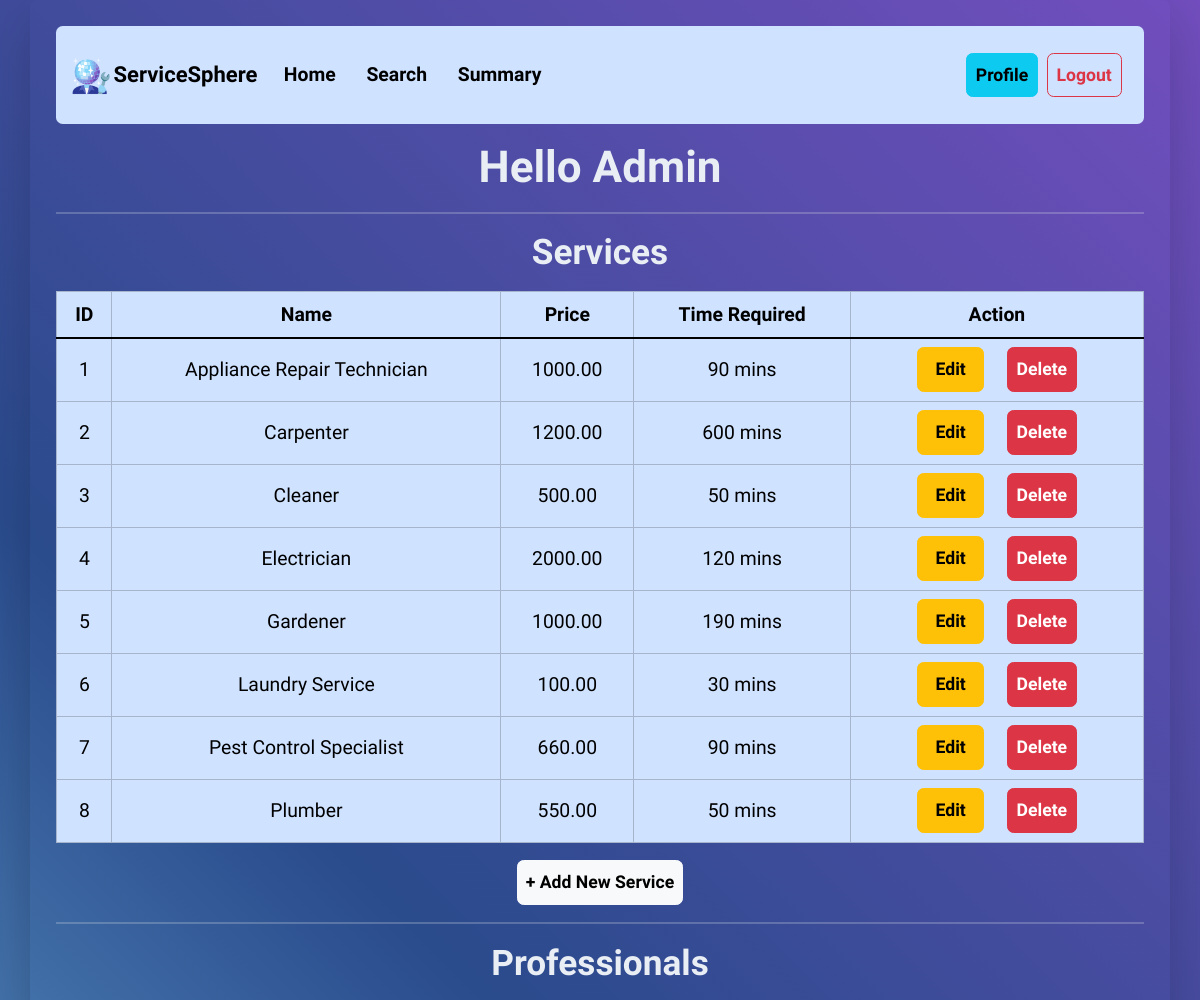
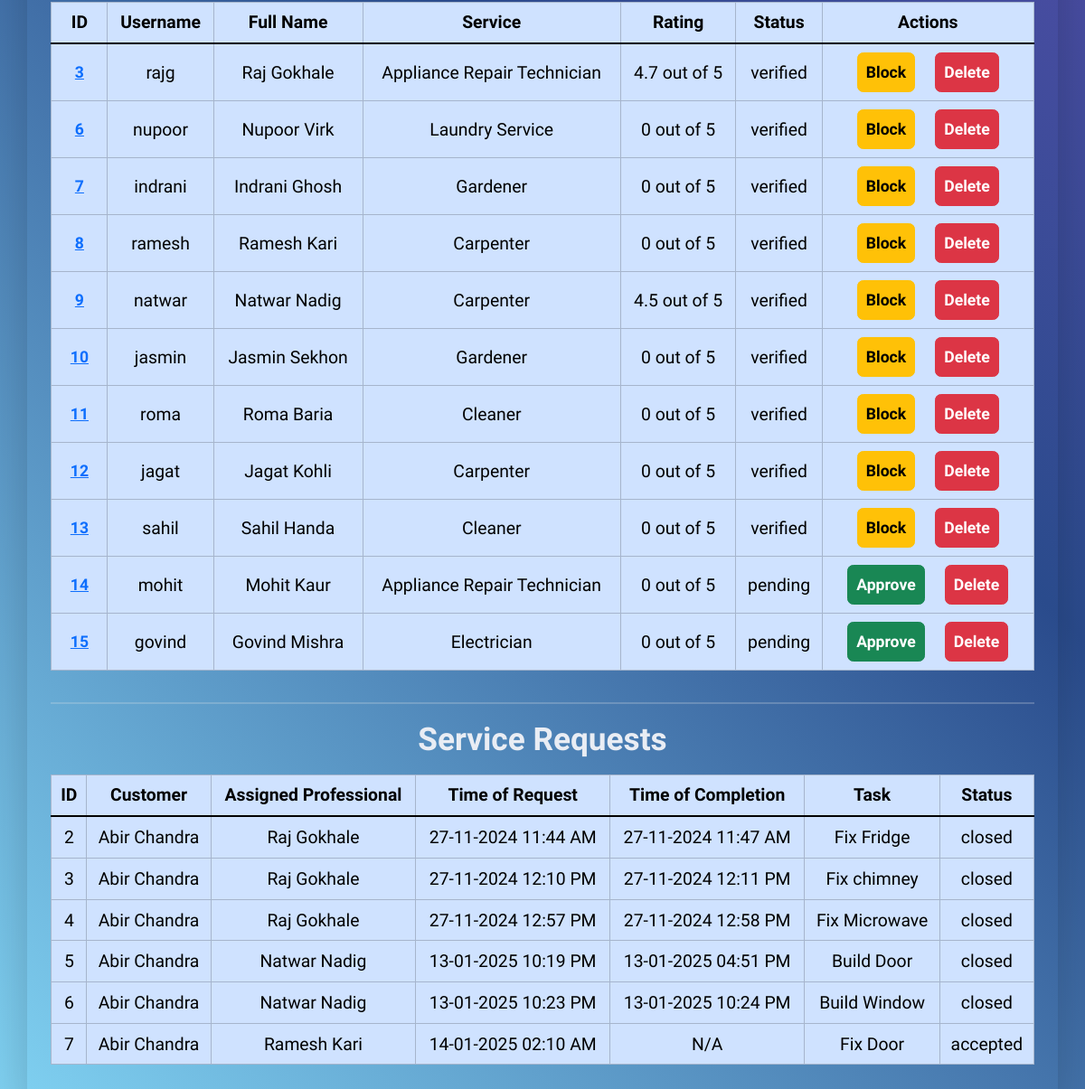
The page /admin (signed in) on the database its author committed (2 pictures, top to bottom).
### application/models.py (models this page shows)
class Service(db.Model):
    __tablename__ = "services"
    id = db.Column(db.Integer, primary_key=True)
    name = db.Column(db.String(100), nullable=False)
    price = db.Column(db.Numeric(10, 2), nullable=False)
    time_required = db.Column(db.Integer, nullable=False)  # in minutes
    description = db.Column(db.Text)
    created_at = db.Column(db.DateTime, default=datetime.now(timezone(timedelta(hours=5, minutes=30))))
    provided_by = db.relationship("User", back_populates="provider", cascade="all, delete-orphan")

class User(db.Model, UserMixin):
    __tablename__ = "users"
    id = db.Column(db.Integer, primary_key=True)
    username = db.Column(db.String(32), nullable=False, unique=True)
    password_hashed = db.Column(db.String(256), nullable=False)
    role = db.Column(db.Enum("admin", "customer", "professional"), nullable=False)
    status = db.Column(db.Enum("pending", "verified", "blocked"), nullable=False)
    fullname = db.Column(db.String(64), nullable=False)
    address = db.Column(db.String(256), nullable=False)
    pincode = db.Column(db.Integer, nullable=False)
    contact_number = db.Column(db.Integer, nullable=False)
    service_type = db.Column(db.Integer, db.ForeignKey("services.id"), nullable=True)
    experience = db.Column(db.Integer, nullable=True)
    created_at = db.Column(db.DateTime, default=datetime.now(timezone(timedelta(hours=5, minutes=30))))
    provider = db.relationship("Service", back_populates="provided_by", uselist=False)
    customer_requests = db.relationship("ServiceRequest", back_populates="customer", foreign_keys="ServiceRequest.customer_id")
    professional_requests = db.relationship("ServiceRequest", back_populates="professional", foreign_keys="ServiceRequest.professional_id")

class ServiceRequest(db.Model):
    __tablename__ = "service_requests"
    id = db.Column(db.Integer, primary_key=True)
    service_id = db.Column(db.Integer, db.ForeignKey("services.id", ondelete="CASCADE"), nullable=False)
    customer_id = db.Column(db.Integer, db.ForeignKey("users.id", ondelete="CASCADE"), nullable=False)
    professional_id = db.Column(db.Integer, db.ForeignKey("users.id", ondelete="CASCADE"), nullable=False)
    time_of_request = db.Column(db.DateTime, default=datetime.now(timezone(timedelta(hours=5, minutes=30))))
    time_of_completion = db.Column(db.DateTime)
    service_status = db.Column(db.Enum("requested", "accepted", "rejected", "closed"), nullable=False)
    task = db.Column(db.Text)
    service = db.relationship("Service", backref="service_requests", lazy=True)
    customer = db.relationship("User", back_populates="customer_requests", foreign_keys=[customer_id])
    professional = db.relationship("User", back_populates="professional_requests", foreign_keys=[professional_id])

### app.py (the view)
@app.route("/admin")
@login_required
@role_required("admin")
def admin_home():
    professionals = User.query.filter_by(role="professional").all()
    services = Service.query.all()
    requests = ServiceRequest.query.all()
    avg_ratings = db.session.query(Review.professional_id, db.func.avg(Review.rating)).group_by(Review.professional_id)
    average_ratings_dict = dict(avg_ratings)
    return render_template("admin/a_home.html", users=professionals, services=services, requests=requests, average_ratings_dict=average_ratings_dict)

### app.py (called while the page is built, shortened)
@login_manager.user_loader
def load_user(user_id):
    return User.query.get(int(user_id))

def role_required(role):
    def decorator(func):
        @wraps(func)
        def wrapper(*args, **kwargs):
            return func(*args, **kwargs)
        return wrapper
    return decorator

### templates/admin/a_home.html (shortened to what this page needs)
{% extends "base.html" %}
{% block content %}
{% include 'navbar.html' %}
<h1 class="m-3">Hello Admin</h1>
<section>
    <hr class="border">
    <h2 class="m-3">Services</h2>
    <div class="table-responsive">
        <table class="table table-bordered table-primary">
            <thead class="align-middle">
                <tr>
                    <th>ID</th>
                    <th>Name</th>
                    <th>Price</th>
                    <th>Time Required</th>
                    <th>Action</th>
                </tr>
            </thead>
            <tbody class="table-group-divider align-middle">
                {% for service in services %}
                <tr>
                    <td>{{ service.id }}</td>
                    <td>{{ service.name }}</td>
                    <td>{{ service.price }}</td>
                    <td> {{ service.time_required }} mins</td>
                    <td>
                        <form action="{{ url_for('edit_service', service_id=service.id) }}" method="post"
                            style="display:inline;">
                            <button type="submit" class="btn btn-warning mx-2 px-3">Edit</button>
                        </form>
                        <form action="{{ url_for('delete_service', service_id=service.id) }}" method="post"
                            style="display:inline;"
                            onsubmit="return confirm('Are you sure you want to delete this service?');">
                            <button type="submit" class="btn btn-danger mx-2 px-2">Delete</button>
                        </form>
                    </td>
                </tr>
                {% endfor %}
            </tbody>
        </table>
    </div>
    <a href="{{ url_for('add_service') }}" class="btn btn-light"> + Add New Service </a>
</section>
<section>
    <hr class="border">
    <h2 class="m-3">Professionals</h2>
    <div class="table-responsive">
        <table class="table table-bordered table-primary">
            <thead class="align-middle">
                <tr>
                    <th>ID</th>
                    <th>Username</th>
                    <th>Full Name</th>
                    <th>Service</th>
                    <th>Rating</th>
                    <th>Status</th>
                    <th>Actions</th>
                </tr>
            </thead>
            <tbody class="table-group-divider align-middle">
                {% for user in users %}
                <tr>
                    <td>
                        <a href="{{ url_for('view_user_details', user_id=user.id) }}" class="btn btn-link">{{ user.id
                            }}</a>
                    </td>
                    <td>{{ user.username }}</td>
                    <td>{{ user.fullname }}</td>
                    <td>{{ user.provider.name }}</td>
                    <td>{{ average_ratings_dict.get(user.id, 0) | round(1) }} out of 5</td>
                    <td>{{ user.status }}</td>
                    <td>
                        {% if user.status == 'pending' or user.status == 'blocked'%}
                        <form action="{{ url_for('approve_user', user_id=user.id) }}" method="POST"
                            style="display:inline;"
                            onsubmit="return confirm('Are you sure you want to approve this user?');">
                            <button type="submit" class="btn btn-success mx-2 px-2">Approve</button>
                        </form>
                        {% elif user.status != 'blocked' %}
                        <form action="{{ url_for('block_user', user_id=user.id) }}" method="POST"
                            style="display:inline;"
                            onsubmit="return confirm('Are you sure you want to block this user?');">
                            <button type="submit" class="btn btn-warning mx-2 px-2">Block</button>
                        </form>
                        {% endif %}
                        <form action="{{ url_for('delete_user', user_id=user.id) }}" method="POST"
                            style="display:inline;"
                            onsubmit="return confirm('Are you sure you want to delete this user?');">
                            <button type="submit" class="btn btn-danger mx-2 px-2">Delete</button>
                        </form>
                    </td>
                </tr>
                {% endfor %}
            </tbody>
        </table>
    </div>
</section>
<section>
    <hr class="border">
    <h2 class="m-3">Service Requests</h2>
    <div class="table-responsive">
        <table class="table table-bordered table-primary">
            <thead class="align-middle">
                <tr>
                    <th>ID</th>
                    <th>Customer</th>
                    <th>Assigned Professional</th>
                    <th>Time of Request</th>
                    <th>Time of Completion</th>
                    <th>Task</th>
                    <th>Status</th>
                </tr>
            </thead>
            <tbody class="table-group-divider align-middle">
                {% if requests %}
                {% for request in requests %}
                <tr>
                    <td>{{ request.id }}</td>
                    <td>{{ request.customer.fullname }}</td>
                    <td>{{ request.professional.fullname }}</td>
                    <td>{{ request.time_of_request.strftime('%d-%m-%Y %I:%M %p') }}</td>
                    <td>
                        {% if request.time_of_completion %}
                        {{ request.time_of_completion.strftime('%d-%m-%Y %I:%M %p') }}
                        {% else %}
                        N/A
                        {% endif %}
                    </td>
                    <td>{{ request.task }}</td>
                    <td>{{ request.service_status }}</td>
                </tr>
                {% endfor %}
                {% else %}
                <tr>
                    <td colspan="7" class="text-center">No service requests found.</td>
                </tr>
                {% endif %}
            </tbody>
        </table>
    </div>
</section>
{% endblock %}

### static/css/style.css (style rules this page uses)
:root { --color-body: #E9EDF4; --color-base: #2A4B8C; --color-base2: #141469; --color-brand: #80D2F2; --color-brand2: #724EBE; --font-base: "Commissioner"; }
html, body { background: linear-gradient(45deg, var(--color-brand) 0%, var(--color-base) 50%, var(--color-brand2) 100%); background-attachment: fixed; background-size: cover; font-family: var(--font-base), sans-serif; line-height: 1.4; font-size: 1.1rem; }
h1, h2, h3, h4, h5, h6 { color: var(--color-body); font-weight: 800; }
a { color: var(--color-brand); text-decoration: none; transition: all 0.4s ease; }
.btn { padding: 8px 8px; font-weight: 700; cursor: pointer; }

### rows shown on the page
Service: id "1", name "Appliance Repair Technician", price "1000.00", time_required "90"
Service: id "2", name "Carpenter", price "1200.00", time_required "600"
Service: id "3", name "Cleaner", price "500.00", time_required "50"
Service: id "4", name "Electrician", price "2000.00", time_required "120"
Service: id "5", name "Gardener", price "1000.00", time_required "190"
Service: id "6", name "Laundry Service", price "100.00", time_required "30"
Service: id "7", name "Pest Control Specialist", price "660.00", time_required "90"
Service: id "8", name "Plumber", price "550.00", time_required "50"
User: id "3", username "rajg", fullname "Raj Gokhale", provider.name "Appliance Repair Technician", get "4.7", status "verified"
User: id "6", username "nupoor", fullname "Nupoor Virk", provider.name "Laundry Service", get "0", status "verified"
User: id "7", username "indrani", fullname "Indrani Ghosh", provider.name "Gardener", get "0", status "verified"
User: id "8", username "ramesh", fullname "Ramesh Kari", provider.name "Carpenter", get "0", status "verified"
User: id "9", username "natwar", fullname "Natwar Nadig", provider.name "Carpenter", get "4.5", status "verified"
User: id "10", username "jasmin", fullname "Jasmin Sekhon", provider.name "Gardener", get "0", status "verified"
User: id "11", username "roma", fullname "Roma Baria", provider.name "Cleaner", get "0", status "verified"
User: id "12", username "jagat", fullname "Jagat Kohli", provider.name "Carpenter", get "0", status "verified"
User: id "13", username "sahil", fullname "Sahil Handa", provider.name "Cleaner", get "0", status "verified"
User: id "14", username "mohit", fullname "Mohit Kaur", provider.name "Appliance Repair Technician", get "0", status "pending"
User: id "15", username "govind", fullname "Govind Mishra", provider.name "Electrician", get "0", status "pending"
ServiceRequest: id "2", customer.fullname "Abir Chandra", professional.fullname "Raj Gokhale", time_of_request "27-11-2024 11:44 AM", time_of_completion "27-11-2024 11:47 AM", task "Fix Fridge", service_status "closed"
ServiceRequest: id "3", customer.fullname "Abir Chandra", professional.fullname "Raj Gokhale", time_of_request "27-11-2024 12:10 PM", time_of_completion "27-11-2024 12:11 PM", task "Fix chimney", service_status "closed"
ServiceRequest: id "4", customer.fullname "Abir Chandra", professional.fullname "Raj Gokhale", time_of_request "27-11-2024 12:57 PM", time_of_completion "27-11-2024 12:58 PM", task "Fix Microwave", service_status "closed"
ServiceRequest: id "5", customer.fullname "Abir Chandra", professional.fullname "Natwar Nadig", time_of_request "13-01-2025 10:19 PM", time_of_completion "13-01-2025 04:51 PM", task "Build Door", service_status "closed"
ServiceRequest: id "6", customer.fullname "Abir Chandra", professional.fullname "Natwar Nadig", time_of_request "13-01-2025 10:23 PM", time_of_completion "13-01-2025 10:24 PM", task "Build Window", service_status "closed"
ServiceRequest: id "7", customer.fullname "Abir Chandra", professional.fullname "Ramesh Kari", time_of_request "14-01-2025 02:10 AM", shows "N/A", task "Fix Door", service_status "accepted"
